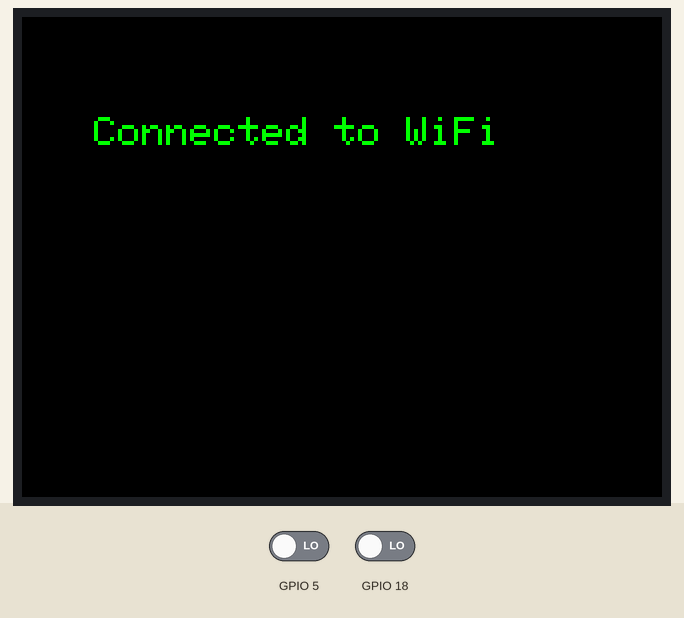
Simulated run of this sketch. Board: ESP32. On the bench: 320×240 colour display. The inputs (shaded band) are chosen by the test bench; at power-on: GPIO 5 LOW, GPIO 18 LOW. WiFi joins after 1.5 s; servers stay silent unless stated; uploads are accepted with an empty reply; what the sketch prints to the serial monitor is not drawn.

Above: at 6.5 s.
At 18.9 s:
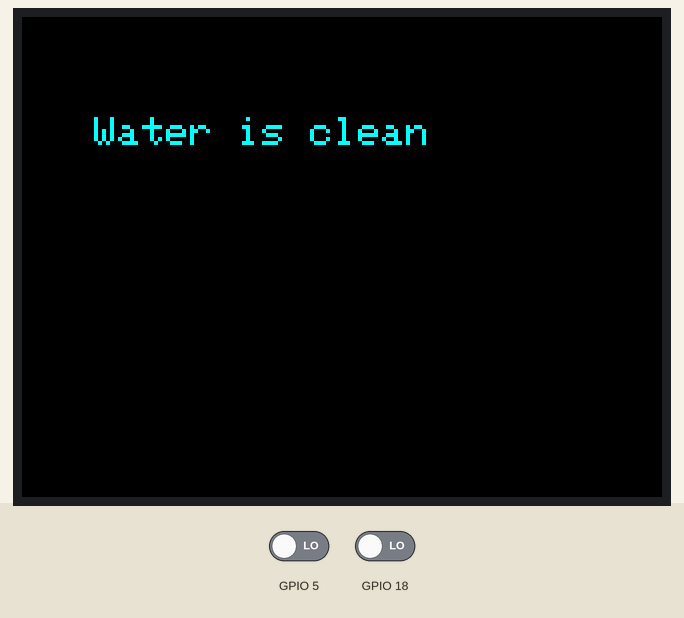
At 32.4 s:
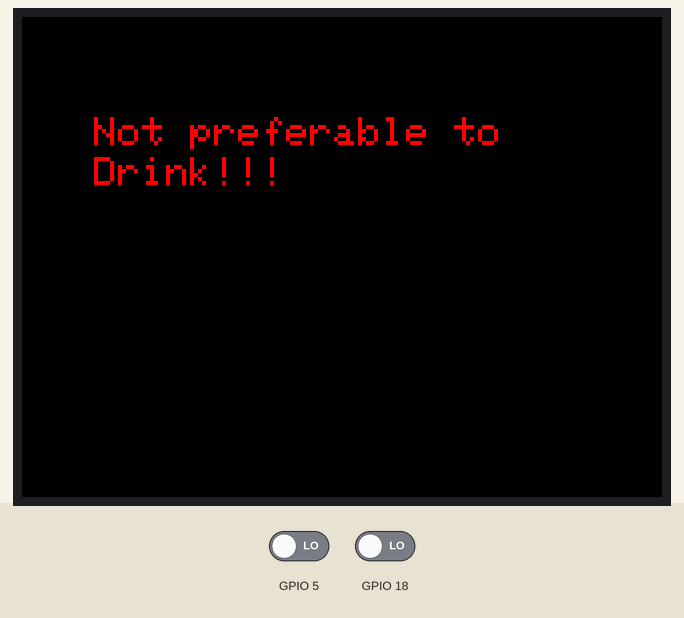

Measured:
- what the display in image 0 shows lasts 3.0 s, from 6.5 s to 9.5 s
- what the display in image 1 shows lasts 2.0 s, from 18.9 s to 20.9 s

The sketch:

sketch_mar4b.ino
```cpp
#include <WiFi.h>
#include <HTTPClient.h>
#include <TFT_eSPI.h>  // Hardware-specific library
#include <SPI.h>

const char* ssid = "WaterDoctor";
const char* password = "";

const char* serverUrl = "https://water-doctor-server.up.railway.app/post-values";  // Replace with your server IP

TFT_eSPI tft = TFT_eSPI();
void setup() {
  tft.init();
  tft.setRotation(3);
  tft.fillScreen(TFT_BLACK);
  Serial.begin(115200);

  pinMode(18, INPUT);

  pinMode(5, INPUT);

  WiFi.begin(ssid, password);

  // while (WiFi.status() != WL_CONNECTED) {
  //   // delay(1000);
  //   // tft.setCursor(36, 50);
  //   // tft.setTextColor(TFT_WHITE);  // Set text colour to white and background to black
  //   // tft.println("Connecting to WiFi...");
  // }
  for (int i=1; i<3; i++) {
    tftWifiConnecting();
  }
  tftWifiConnected();
  // tft.fillScreen(TFT_BLACK);
  // tft.println("Connected to WiFi");
  int t1 = 0;
  int t2 = 0;
  while(t1!=10) {
    tftDrinkableInfo();
    t1++;
  }
   while(t2!=10) {
    tftNotDrinkableInfo();
    t2++;
  }
}

void sendPostRequest(int value1, int value2) {
  if (WiFi.status() == WL_CONNECTED) {
    HTTPClient http;

    http.begin(serverUrl);
    http.addHeader("Content-Type", "application/x-www-form-urlencoded");

    String postData = "value1=";
    postData += String(value1);
    postData += "&value2=";
    postData += String(value2);

    Serial.println(postData);

    int httpResponseCode = http.POST(postData);

    if (httpResponseCode > 0) {
      String response = http.getString();
      Serial.println("POST request sent");
      Serial.print("Server response: ");
      Serial.println(response);
    } else {
      Serial.print("Error code: ");
      Serial.println(httpResponseCode);
    }

    http.end();
  } else {
    Serial.println("WiFi not connected");
  }
}


void tftDisplayDefaults() {
  tft.setTextSize(2);
  tft.setCursor(36, 50);
  tft.setTextColor(TFT_WHITE);  // Set text colour to white and background to black
}

void tftWifiConnecting() {
  // tft.setRotation(3);
  // tft.fillScreen(TFT_BLACK);
  // setup();
  // tft.setTextSize(2);
  // tft.setCursor(36, 50);
  // tft.setTextColor(TFT_WHITE);  // Set text colour to white and background to black
  tftDisplayDefaults();
  tft.println("Connecting to WiFi.");
  delay(1000);
  // tft.setCursor(36, 50);
  // tft.setTextColor(TFT_WHITE);  // Set text colour to white and background to black
  tftDisplayDefaults();
  tft.println("Connecting to WiFi..");
  delay(1000);
  // tft.setCursor(36, 50);
  // tft.setTextColor(TFT_WHITE);  // Set text colour to white and background to black
  tftDisplayDefaults();
  tft.println("Connecting to WiFi...");
  delay(1000);
  tft.fillScreen(TFT_BLACK);
}

void tftWifiConnected() {
  tftDisplayDefaults();
  tft.fillScreen(TFT_BLACK);
  tft.setTextColor(TFT_GREEN);
  tft.println("Connected to WiFi");
  delay(3000);
}

void tftDrinkableInfo() {
  tftDisplayDefaults();
  tft.fillScreen(TFT_BLACK);
  tft.setTextColor(TFT_CYAN);
  int value = digitalRead(18);
  Serial.println(value);
  int value1 = digitalRead(5);
  String val = String(value);
  val += " ";
  val += String(value1);
  Serial.println(val);
  sendPostRequest(value, value1);

  // tft.setTextColor(TFT_WHITE);  // Set text colour to white and background to black
  tft.println("Water is clean");
  delay(2000);
}

void tftNotDrinkableInfo() {
  tftDisplayDefaults();
  tft.fillScreen(TFT_BLACK);
  tft.setTextColor(TFT_RED);
  tft.println("Not preferable to");
  tft.setCursor(36, 70);
  tft.println("Drink!!!");
  delay(2000);
}
void loop() {
  // int value = digitalRead(18);
  // Serial.println(value);
  // int value1 = digitalRead(5);
  // String val = String(value);
  // val += " ";
  // val += String(value1);
  // Serial.println(val);
  // sendPostRequest(value, value1);

  // tft.setTextColor(TFT_WHITE);  // Set text colour to white and background to black
  // tft.println(value1);
  // delay(1000);
  setup();
}
```
